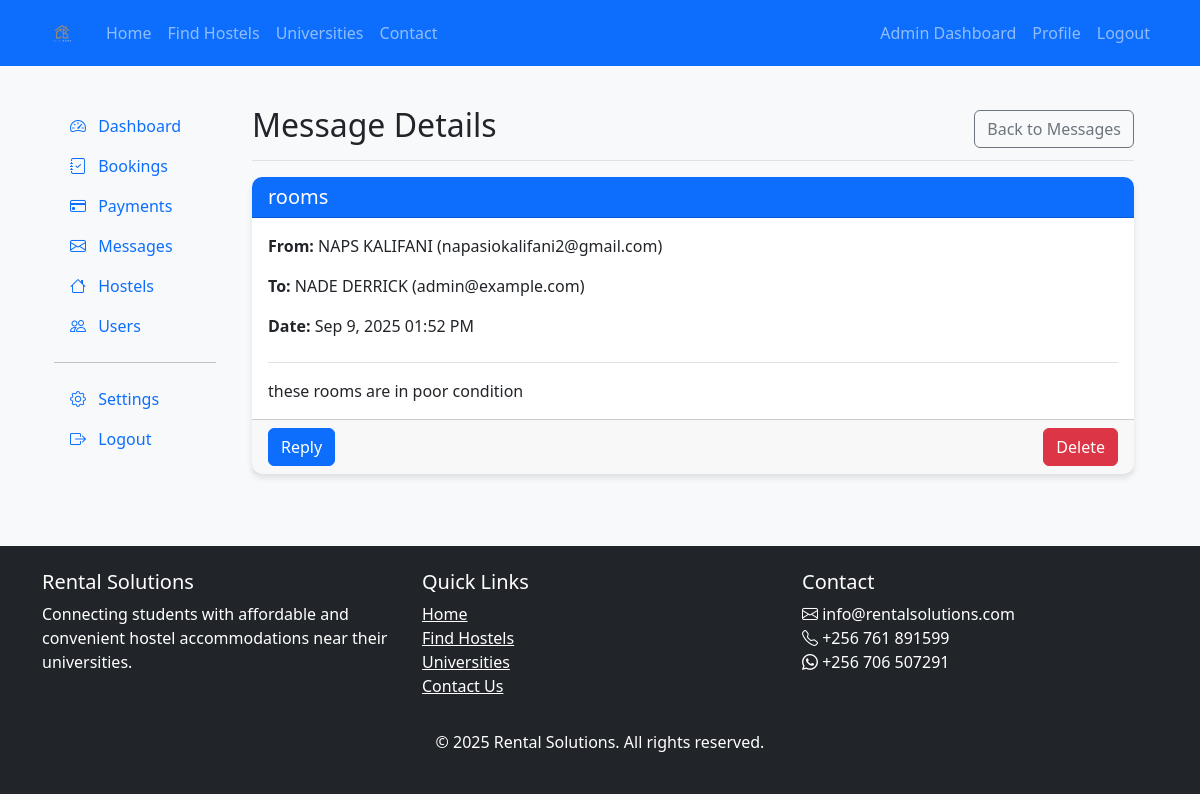
The page /admin_view_message.php?id=9 (signed in) on the database its author committed.
### tables this page shows
CREATE TABLE `messages` (
  `message_id` int(11) NOT NULL,
  `sender_id` int(11) NOT NULL,
  `receiver_id` int(11) NOT NULL,
  `subject` varchar(255) NOT NULL,
  `message` text NOT NULL,
  `is_read` tinyint(1) DEFAULT 0,
  `created_at` timestamp NOT NULL DEFAULT current_timestamp()
);

CREATE TABLE `users` (
  `user_id` int(11) NOT NULL,
  `username` varchar(50) NOT NULL,
  `email` varchar(100) NOT NULL,
  `password` varchar(255) NOT NULL,
  `user_type` enum('student','landlord','admin') NOT NULL,
  `full_name` varchar(100) NOT NULL,
  `phone` varchar(20) NOT NULL,
  `university` varchar(100) DEFAULT NULL,
  `profile_pic` varchar(255) DEFAULT NULL,
  `verified` tinyint(1) DEFAULT 0,
  `created_at` timestamp NOT NULL DEFAULT current_timestamp(),
  `updated_at` timestamp NOT NULL DEFAULT current_timestamp() ON UPDATE current_timestamp(),
  `must_reset_password` tinyint(1) NOT NULL DEFAULT 0
);

### admin_view_message.php (the view, shortened to what this page needs)
<?php
require_once __DIR__ . '/header.php';
global $conn;
$message_id = (int)$_GET['id'];
$query = "SELECT m.*,
          u1.full_name AS sender_name,
          u1.email AS sender_email,
          u2.full_name AS receiver_name,
          u2.email AS receiver_email
          FROM messages m
          JOIN users u1 ON m.sender_id = u1.user_id
          JOIN users u2 ON m.receiver_id = u2.user_id
          WHERE m.message_id = ?";
$stmt = $conn->prepare($query);
$stmt->bind_param("i", $message_id);
$stmt->execute();
$message = $stmt->get_result()->fetch_assoc();
?>
<div class="container-fluid">
    <div class="row">
        <?php require_once __DIR__ . '/admin_sidebar.php'; ?>
        <main class="col-md-9 ms-sm-auto col-lg-10 px-md-4">
            <div class="d-flex justify-content-between flex-wrap flex-md-nowrap align-items-center pt-3 pb-2 mb-3 border-bottom">
                <h1 class="h2">Message Details</h1>
                <a href="admin_messages.php" class="btn btn-outline-secondary">Back to Messages</a>
            </div>
            <div class="card mb-4">
                <div class="card-header bg-primary text-white">
                    <h5 class="mb-0"><?= htmlspecialchars($message['subject']) ?></h5>
                </div>
                <div class="card-body">
                    <div class="mb-4">
                        <p><strong>From:</strong> <?= htmlspecialchars($message['sender_name']) ?> (<?= htmlspecialchars($message['sender_email']) ?>)</p>
                        <p><strong>To:</strong> <?= htmlspecialchars($message['receiver_name']) ?> (<?= htmlspecialchars($message['receiver_email']) ?>)</p>
                        <p><strong>Date:</strong> <?= date('M j, Y h:i A', strtotime($message['created_at'])) ?></p>
                    </div>
                    <div class="border-top pt-3">
                        <?= nl2br(htmlspecialchars($message['message'])) ?>
                    </div>
                </div>
                <div class="card-footer">
                    <a href="admin_reply_message.php?id=<?= $message['message_id'] ?>" class="btn btn-primary">Reply</a>
                    <a href="admin_delete_message.php?id=<?= $message['message_id'] ?>" class="btn btn-danger float-end">Delete</a>
                </div>
            </div>
        </main>
    </div>
</div>
<?php require_once __DIR__ . '/footer.php'; ?>

### style.css (style rules this page uses)
body { font-family: 'Segoe UI', Tahoma, Geneva, Verdana, sans-serif; background-color: #f8f9fa; }
.card { border: none; border-radius: 10px; box-shadow: 0 4px 6px rgba(0, 0, 0, 0.1); transition: transform 0.3s ease; }
.card-header { border-radius: 10px 10px 0 0 !important; }
.btn-primary { background-color: #0d6efd; border-color: #0d6efd; }
.bg-primary { background-color: #0d6efd !important; }

### rows shown on the page
messages: subject "rooms", sender.full_name "NAPS KALIFANI", sender.email "napasiokalifani2@gmail.com", receiver.full_name "NADE DERRICK", receiver.email "admin@example.com", created_at "Sep 9, 2025 01:52 PM", message "these rooms are in poor condition"
